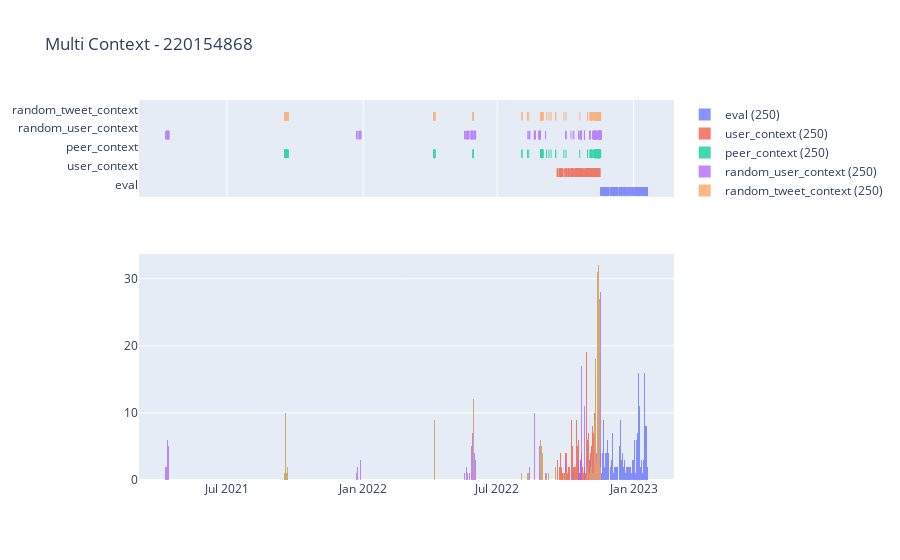

Write notebook code for a chart like this one.
### Code cell
plot_random_user_dataset()

### Figure 1 — Plotly figure (JSON) as saved in the notebook; plotly's stock layout.template omitted (floating-point values rounded to 4 significant figures; data arrays with more than 128 entries replaced by an {"elided": "..."} marker saying what was removed)
{"data": [{"boxpoints": "all", "fillcolor": "rgba(255,255,255,0)", "hoveron": "points", "hovertext": {"elided": "250 str values"}, "jitter": 0, "line": {"color": "rgba(255,255,255,0)"}, "marker": {"color": "#636EFA", "symbol": "line-ns-open"}, "name": "eval", "opacity": 0.75, "showlegend": false, "type": "box", "x": {"elided": "250 str values"}, "xaxis": "x", "yaxis": "y"}, {"marker": {"color": "#636EFA"}, "name": "eval (250)", "opacity": 0.75, "type": "histogram", "x": {"elided": "250 str values"}, "xaxis": "x2", "xbins": {"end": "2023-02-30", "size": "D1", "start": "2007-01-01"}, "yaxis": "y2"}, {"boxpoints": "all", "fillcolor": "rgba(255,255,255,0)", "hoveron": "points", "hovertext": {"elided": "250 str values"}, "jitter": 0, "line": {"color": "rgba(255,255,255,0)"}, "marker": {"color": "#EF553B", "symbol": "line-ns-open"}, "name": "user_context", "opacity": 0.75, "showlegend": false, "type": "box", "x": {"elided": "250 str values"}, "xaxis": "x", "yaxis": "y"}, {"marker": {"color": "#EF553B"}, "name": "user_context (250)", "opacity": 0.75, "type": "histogram", "x": {"elided": "250 str values"}, "xaxis": "x2", "xbins": {"end": "2023-02-30", "size": "D1", "start": "2007-01-01"}, "yaxis": "y2"}, {"boxpoints": "all", "fillcolor": "rgba(255,255,255,0)", "hoveron": "points", "hovertext": {"elided": "250 str values"}, "jitter": 0, "line": {"color": "rgba(255,255,255,0)"}, "marker": {"color": "#00CC96", "symbol": "line-ns-open"}, "name": "peer_context", "opacity": 0.75, "showlegend": false, "type": "box", "x": {"elided": "250 str values"}, "xaxis": "x", "yaxis": "y"}, {"marker": {"color": "#00CC96"}, "name": "peer_context (250)", "opacity": 0.75, "type": "histogram", "x": {"elided": "250 str values"}, "xaxis": "x2", "xbins": {"end": "2023-02-30", "size": "D1", "start": "2007-01-01"}, "yaxis": "y2"}, {"boxpoints": "all", "fillcolor": "rgba(255,255,255,0)", "hoveron": "points", "hovertext": {"elided": "250 str values"}, "jitter": 0, "line": {"color": "rgba(255,255,255,0)"}, "marker": {"color": "#AB63FA", "symbol": "line-ns-open"}, "name": "random_user_context", "opacity": 0.75, "showlegend": false, "type": "box", "x": {"elided": "250 str values"}, "xaxis": "x", "yaxis": "y"}, {"marker": {"color": "#AB63FA"}, "name": "random_user_context (250)", "opacity": 0.75, "type": "histogram", "x": {"elided": "250 str values"}, "xaxis": "x2", "xbins": {"end": "2023-02-30", "size": "D1", "start": "2007-01-01"}, "yaxis": "y2"}, {"boxpoints": "all", "fillcolor": "rgba(255,255,255,0)", "hoveron": "points", "hovertext": {"elided": "250 str values"}, "jitter": 0, "line": {"color": "rgba(255,255,255,0)"}, "marker": {"color": "#FFA15A", "symbol": "line-ns-open"}, "name": "random_tweet_context", "opacity": 0.75, "showlegend": false, "type": "box", "x": {"elided": "250 str values"}, "xaxis": "x", "yaxis": "y"}, {"marker": {"color": "#FFA15A"}, "name": "random_tweet_context (250)", "opacity": 0.75, "type": "histogram", "x": {"elided": "250 str values"}, "xaxis": "x2", "xbins": {"end": "2023-02-30", "size": "D1", "start": "2007-01-01"}, "yaxis": "y2"}], "layout": {"barmode": "overlay", "title": {"text": "Multi Context - 220154868"}, "xaxis": {"anchor": "y", "domain": [0, 1], "matches": "x2", "showticklabels": false}, "xaxis2": {"anchor": "y2", "domain": [0, 1]}, "yaxis": {"anchor": "x", "domain": [0.745, 1]}, "yaxis2": {"anchor": "x2", "domain": [0, 0.595]}}}
